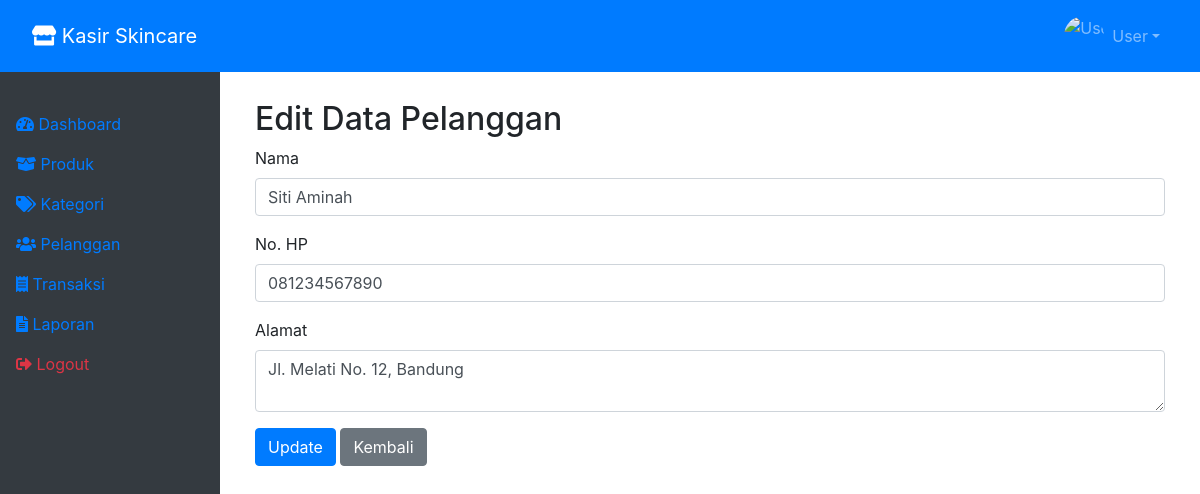
The app's page /edit_pelanggan.php?id=1 with its own data.
### tables this page shows
CREATE TABLE `pelanggan` (
  `id_pelanggan` int(11) NOT NULL,
  `nama` varchar(100) NOT NULL,
  `no_hp` varchar(15) DEFAULT NULL,
  `alamat` text NOT NULL
);

### edit_pelanggan.php (the view, shortened to what this page needs)
<?php
include 'partials/header.php';
$id = $_GET['id'];
$query = mysqli_query($conn, "SELECT * FROM pelanggan WHERE id_pelanggan = $id");
$data = mysqli_fetch_assoc($query);
?>
<div class="container mt-4">
    <h2>Edit Data Pelanggan</h2>
    <form method="post">
        <div class="form-group">
            <label>Nama</label>
            <input type="text" name="nama" class="form-control" value="<?= $data['nama'] ?>" required>
        </div>
        <div class="form-group">
            <label>No. HP</label>
            <input type="text" name="no_hp" class="form-control" value="<?= $data['no_hp'] ?>">
        </div>
        <div class="form-group">
            <label>Alamat</label>
            <textarea name="alamat" class="form-control" required><?= $data['alamat'] ?></textarea>
        </div>
        <button type="submit" name="update" class="btn btn-primary">Update</button>
        <a href="pelanggan.php" class="btn btn-secondary">Kembali</a>
    </form>
</div>

### partials/header.php (style rules this page uses)
body { padding-top: 56px; }

### records on screen
pelanggan: nama "Siti Aminah", no_hp "081234567890", alamat "Jl. Melati No. 12, Bandung"

### other values on screen
$user "User"
